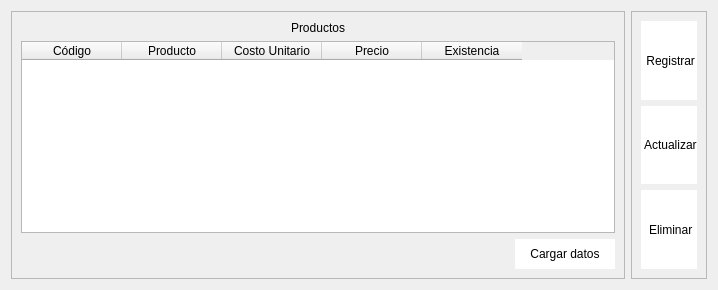
               <widget class="QWidget" name="page_inventario">
                <layout class="QHBoxLayout" name="horizontalLayout_5">
                 <item>
                  <widget class="QFrame" name="frame_8">
                   <property name="maximumSize">
                    <size>
                     <width>700</width>
                     <height>16777215</height>
                    </size>
                   </property>
                   <property name="frameShape">
                    <enum>QFrame::StyledPanel</enum>
                   </property>
                   <property name="frameShadow">
                    <enum>QFrame::Raised</enum>
                   </property>
                   <layout class="QVBoxLayout" name="verticalLayout_4">
                    <item>
                     <widget class="QLabel" name="label_62">
                      <property name="styleSheet">
                       <string notr="true">font: 75 12pt &quot;Open Sans Semibold&quot;</string>
                      </property>
                      <property name="text">
                       <string>Productos</string>
                      </property>
                      <property name="alignment">
                       <set>Qt::AlignCenter</set>
                      </property>
                     </widget>
                    </item>
                    <item>
                     <widget class="QTableWidget" name="tableWidget">
                      <property name="minimumSize">
                       <size>
                        <width>100</width>
                        <height>0</height>
                       </size>
                      </property>
                      <property name="maximumSize">
                       <size>
                        <width>700</width>
                        <height>16777215</height>
                       </size>
                      </property>
                      <column>
                       <property name="text">
                        <string>Código</string>
                       </property>
                      </column>
                      <column>
                       <property name="text">
                        <string>Producto</string>
                       </property>
                      </column>
                      <column>
                       <property name="text">
                        <string>Costo Unitario</string>
                       </property>
                      </column>
                      <column>
                       <property name="text">
                        <string>Precio</string>
                       </property>
                      </column>
                      <column>
                       <property name="text">
                        <string>Existencia</string>
                       </property>
                      </column>
                     </widget>
                    </item>
                    <item>
                     <layout class="QHBoxLayout" name="horizontalLayout_4">
                      <item>
                       <widget class="QLabel" name="label_inventario">
                        <property name="minimumSize">
                         <size>
                          <width>300</width>
                          <height>0</height>
                         </size>
                        </property>
                        <property name="text">
                         <string/>
                        </property>
                       </widget>
                      </item>
                      <item>
                       <spacer name="horizontalSpacer_2">
                        <property name="orientation">
                         <enum>Qt::Horizontal</enum>
                        </property>
                        <property name="sizeHint" stdset="0">
                         <size>
                          <width>188</width>
                          <height>17</height>
                         </size>
                        </property>
                       </spacer>
                      </item>
                      <item>
                       <widget class="QPushButton" name="btn_actualiza_productos">
                        <property name="minimumSize">
                         <size>
                          <width>100</width>
                          <height>30</height>
                         </size>
                        </property>
                        <property name="styleSheet">
                         <string notr="true">QFrame{
background-color: rgb(51, 157, 255);
}

QPushButton{
background-color: rgb(255, 255, 255);
border-top-left-radius:1px;
border-bottom-left-radius:1px;
font: 75 9pt &quot;Open Sans Semibold&quot;
}

QPushButton:hover{
color: rgb(255, 255, 255);
background-color: rgb(51, 157, 255);
border-top-left-radius:1px;
border-bottom-left-radius:1px;
font: 75 9pt  &quot;Open Sans Semibold&quot;
}</string>
                        </property>
                        <property name="text">
                         <string>Cargar datos</string>
                        </property>
                       </widget>
                      </item>
                     </layout>
                    </item>
                   </layout>
                  </widget>
                 </item>
                 <item>
                  <widget class="QFrame" name="frame_7">
                   <property name="frameShape">
                    <enum>QFrame::StyledPanel</enum>
                   </property>
                   <property name="frameShadow">
                    <enum>QFrame::Raised</enum>
                   </property>
                   <layout class="QVBoxLayout" name="verticalLayout_6">
                    <item>
                     <widget class="QPushButton" name="btn_registrar_principal">
                      <property name="maximumSize">
                       <size>
                        <width>16777215</width>
                        <height>150</height>
                       </size>
                      </property>
                      <property name="styleSheet">
                       <string notr="true">QFrame{
background-color: rgb(51, 157, 255);
}

QPushButton{
background-color: rgb(255, 255, 255);
border-top-left-radius:1px;
border-bottom-left-radius:1px;
font: 75 9pt &quot;Open Sans Semibold&quot;
}

QPushButton:hover{
color: rgb(255, 255, 255);
background-color: rgb(51, 157, 255);
border-top-left-radius:1px;
border-bottom-left-radius:1px;
font: 75 9pt  &quot;Open Sans Semibold&quot;
}</string>
                      </property>
                      <property name="text">
                       <string> Registrar</string>
                      </property>
                      <property name="icon">
                       <iconset>
                        <normaloff>../../Pictures/PROYECTO ESTRUCTURA DE DATOS/748926.png</normaloff>../../Pictures/PROYECTO ESTRUCTURA DE DATOS/748926.png</iconset>
                      </property>
                      <property name="iconSize">
                       <size>
                        <width>45</width>
                        <height>45</height>
                       </size>
                      </property>
                     </widget>
                    </item>
                    <item>
                     <widget class="QPushButton" name="btn_actualizar_principal">
                      <property name="maximumSize">
                       <size>
                        <width>16777215</width>
                        <height>150</height>
                       </size>
                      </property>
                      <property name="styleSheet">
                       <string notr="true">QFrame{
background-color: rgb(51, 157, 255);
}

QPushButton{
background-color: rgb(255, 255, 255);
border-top-left-radius:1px;
border-bottom-left-radius:1px;
font: 75 9pt &quot;Open Sans Semibold&quot;
}

QPushButton:hover{
color: rgb(255, 255, 255);
background-color: rgb(51, 157, 255);
border-top-left-radius:1px;
border-bottom-left-radius:1px;
font: 75 9pt  &quot;Open Sans Semibold&quot;
}</string>
                      </property>
                      <property name="text">
                       <string> Actualizar</string>
                      </property>
                      <property name="icon">
                       <iconset>
                        <normaloff>../../Pictures/PROYECTO ESTRUCTURA DE DATOS/107814.png</normaloff>../../Pictures/PROYECTO ESTRUCTURA DE DATOS/107814.png</iconset>
                      </property>
                      <property name="iconSize">
                       <size>
                        <width>45</width>
                        <height>45</height>
                       </size>
                      </property>
                     </widget>
                    </item>
                    <item>
                     <widget class="QPushButton" name="btn_eliminar_principal">
                      <property name="maximumSize">
                       <size>
                        <width>16777215</width>
                        <height>150</height>
                       </size>
                      </property>
                      <property name="styleSheet">
                       <string notr="true">QFrame{
background-color: rgb(51, 157, 255);
}

QPushButton{
background-color: rgb(255, 255, 255);
border-top-left-radius:1px;
border-bottom-left-radius:1px;
font: 75 9pt &quot;Open Sans Semibold&quot;
}

QPushButton:hover{
color: rgb(255, 255, 255);
background-color: rgb(51, 157, 255);
border-top-left-radius:1px;
border-bottom-left-radius:1px;
font: 75 9pt  &quot;Open Sans Semibold&quot;
}</string>
                      </property>
                      <property name="text">
                       <string> Eliminar</string>
                      </property>
                      <property name="icon">
                       <iconset>
                        <normaloff>../../Pictures/PROYECTO ESTRUCTURA DE DATOS/3221897.png</normaloff>../../Pictures/PROYECTO ESTRUCTURA DE DATOS/3221897.png</iconset>
                      </property>
                      <property name="iconSize">
                       <size>
                        <width>50</width>
                        <height>50</height>
                       </size>
                      </property>
                     </widget>
                    </item>
                   </layout>
                  </widget>
                 </item>
                </layout>
               </widget>
